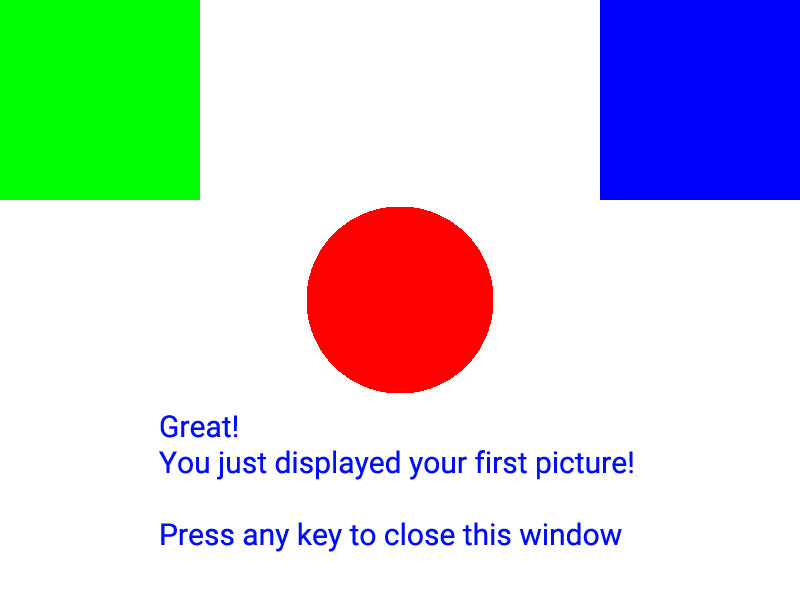
#> input picture AI_20231005-1006(Image data analyzing and refining)/[Dataset] Module 20 images/image001.jpg, 800 x 600 px, found by its file name
$ jupyter execute --allow-errors 'Introduction to Computer Vision.ipynb'   (text cells are left out)
#> lines starting #> are read from the running program, lines starting #| are printed output that depends on the picture; after the words box and inside, x2 and y2 are one past the last pixel; in counts of white or black regions, pixels touching at a corner belong together
[cell 1]
# !pip install opencv-python

[cell 2]
import cv2              # OpenCV 라이브러리 가져오기
import numpy as np      # Numpy 라이브러리 가져오기
import sys

print ("You have successfully installed OpenCV version "+cv2.__version__)
print ("Your version of Python is " + sys.version)

[cell 3]
img = cv2.imread("[Dataset] Module 20 images/image001.jpg")   # 이미지 파일을 메모리에 읽기
#> img is the input picture: shape (600, 800, 3); mean B, G, R 218.7, 215.5, 208.6
cv2.imshow("Image", img)                  # 해당 이미지 표시

cv2.waitKey(0)                            # 아무키나 누르면 이미지 표시창이 종료됩니다.
cv2.destroyAllWindows()

[cell 4]
print (img[:,:,2].shape) # 이미지에서 빨간색 채널(Red Channel)만 추출하여 해당 채널의 형태(크기)를 출력
#| (600, 800)
print (img[:,:,1].shape) # 이미지에서 녹색 채널(Red Channel)만 추출하여 해당 채널의 형태(크기)를 출력
#| (600, 800)
print (img[:,:,0].shape) # 이미지에서 파란색 채널(Red Channel)만 추출하여 해당 채널의 형태(크기)를 출력
#| (600, 800)
print (img[:,:,:].shape) # 이미지에서 빨간색 채널(Red Channel)만 추출하여 해당 채널의 형태(크기)를 출력
#| (600, 800, 3)

[cell 5]
import matplotlib.pyplot as plt

img_1 = cv2.imread("[Dataset] Module 20 images/image001.jpg")   # 이미지 파일을 메모리에 읽기
img_1 = cv2.cvtColor(img, cv2.COLOR_BGR2RGB)
#> (the rest of this cell did not finish here and is left out)

[cell 6]
# your code here


img = cv2.imread("[Dataset] Module 20 images/image001.jpg")
img_rgb = cv2.cvtColor(img, cv2.COLOR_BGR2RGB)
plt.imshow(img_rgb)
plt.title('image001')
plt.axis('off')  # x와 y 축의 표시를 없앱니다.
plt.show()

[cell 7]
camera = cv2.VideoCapture(0) #' 첫 번째' 카메라(웹캠)로 VideoCapture 객체 생성

while(True):
    ret, frame = camera.read()                              # 프레임 단위로 캡처
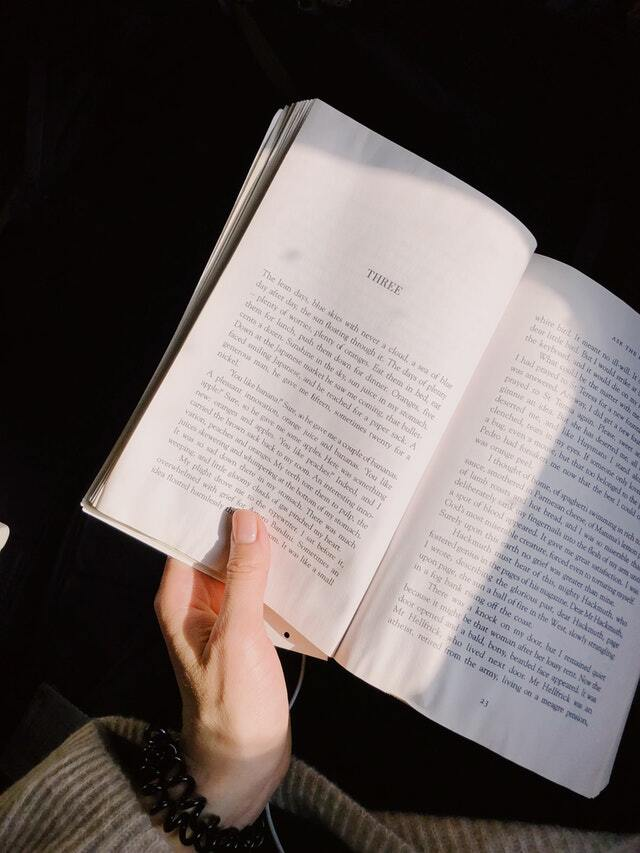
#> input picture AI_20231005-1006(Image data analyzing and refining)/[Dataset] Module 20 images/book.jpg, 640 x 853 px, given in place of the camera
#> frame is the input picture: shape (853, 640, 3); mean B, G, R 91, 92.5, 100.8
    cv2.imshow('Press Spacebar to Exit',frame)              # 프레임 표시

    if cv2.waitKey(1) & 0xFF == ord(' '):  # 스페이스바가 감지되면 중지
#> (key q is pressed here)
        break

camera.release()                           # 스페이스바가 감지된 후 창을 종료
cv2.destroyAllWindows()

[cell 8]
print(img.shape)          # 이 이미지의 크기는 얼마입니까?
#| (600, 800, 3)
                          # 너비, 높이, 채널은 수는?
                          # 힌트: 이미지는 Numpy 배열에서 (높이, 너비, 채널)로 표시됩니다.

[cell 9]
#일반적으로 RGB 값 순서이지만, openCV 에서는 B G R 순서이므로 이를 있지말자.
# 하양 : 255 255 255
# 레드 : 255 0  0
# 파랑 : 0  0  255
# 초록 : 0  255 0

# In Open CV
# 하양 : 255 255 255
# 레드 : 0   0  255
# 초록 : 0   255  0
# 파랑 : 255 0  0

[cell 10]
print(img[0,0])           # 배열의 인덱싱은 왼쪽위부터 (0, 0)으로 시작시작합니다.
#| [  0 255   0]
                          # 힌트: OpenCV에서 채널의 순서는 BGR 입니다.

[cell 11]
# your code here
                          # 힌트: 맨 오른쪽 픽셀은 800이 아니라 799입니다. Numpy 배열 인덱싱은 0부터 시작합니다.

[cell 12]
print(img[0,799])
#| [254   0   0]

[cell 13]
# your code here

[cell 14]
print(img[300,400])
#| [  0   0 254]

[cell 15]
img = cv2.imread("[Dataset] Module 20 images/image001.png")
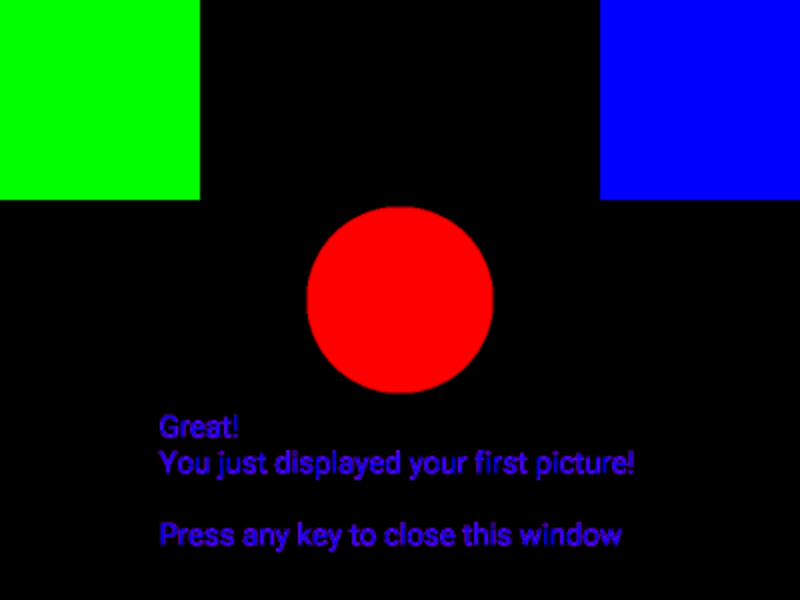
#> input picture AI_20231005-1006(Image data analyzing and refining)/[Dataset] Module 20 images/image001.png, 800 x 600 px, found by its file name
#> img is the input picture: shape (600, 800, 3); mean B, G, R 26.1, 21.2, 15.8
grey = cv2.cvtColor(img, cv2.COLOR_BGR2GRAY)  # 색상을 BGR에서 회색조로 변환
cv2.imshow("Grey",grey)

cv2.waitKey(0)                                # 아무 키나 누른 후 창 종료
cv2.destroyAllWindows()
# 2차원으로 데이터가 관리되는 것

[cell 16]
img_2 = cv2.imread("[Dataset] Module 20 images/image001.png")
grey = cv2.cvtColor(img_2, cv2.COLOR_BGR2GRAY)  # 색상을 BGR에서 회색조로 변환
plt.imshow(grey)
plt.show()

[cell 17]
print(grey.shape)
#| (600, 800)

[cell 18]
print(grey.shape)
#| (600, 800)

[cell 19]
print(grey[0,0])
#| 150

[cell 20]
#your code here          # 이미지의 오른쪽 상단 모서리의 색상은 무엇입니까?
                           # 원본 이미지의 결과와 무엇이 다른가요?

[cell 21]
print(grey[0,799])
#| 29

[cell 22]
# 오른쪽 상단에 있는 사각형의 픽셀 강도가 29임을 기억하십시오.
# 이제 29보다 큰 값을 가진 모든 것은 255(흰색)로 표시합니다.
# 이것은 임계값을 29로 설정하고 있음을 의미합니다.

ret,thresholded = cv2.threshold(grey,29,255,cv2.THRESH_BINARY)
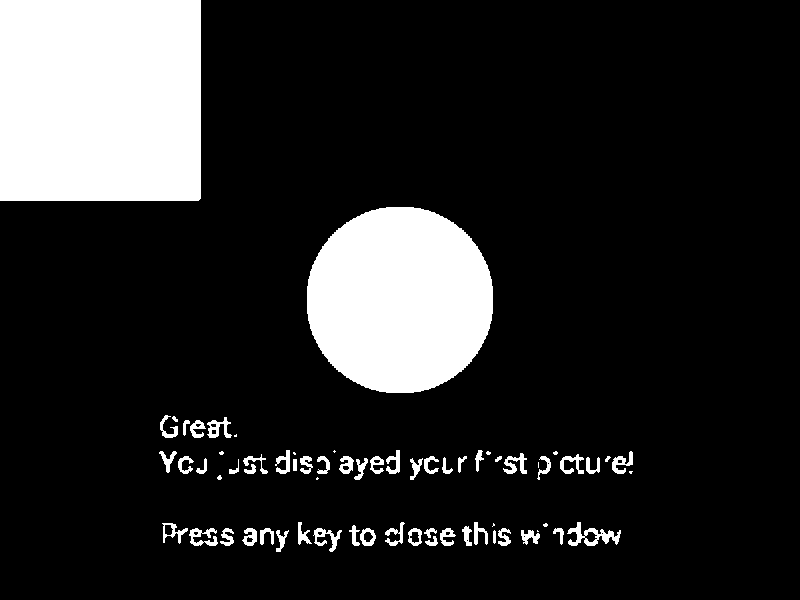
#> thresholded: shape (600, 800); 15.7% white; 68 white regions (13 under 20 px), largest, box (x1, y1, x2, y2) and area: (0, 0, 201, 201) 40398, (307, 207, 493, 393) 27616, (567, 522, 621, 546) 512
cv2.imshow("Thresholded",thresholded)

cv2.waitKey(0)                            # 아무 키나 누른 후 창 종료
cv2.destroyAllWindows()

[cell 23]
#your code here

cv2.waitKey(0)                             # 아무 키나 누른 후 창 종료
cv2.destroyAllWindows()

[cell 24]
ret,thresholded = cv2.threshold(grey,29,255,cv2.THRESH_BINARY_INV)    #we use cv2.THRESH_BINARY_INV instead of cv2.THRESH_BINARY
cv2.imshow("Thresholded",thresholded)

cv2.waitKey(0)                             # 아무 키나 누른 후 창 종료
cv2.destroyAllWindows()

[cell 25]
#your code here

cv2.waitKey(0)                             # 아무 키나 누른 후 창 종료
cv2.destroyAllWindows()

[cell 26]
ret,thresholded = cv2.threshold(grey,29,255,cv2.THRESH_BINARY_INV)

masked = cv2.bitwise_and(img, img, mask = thresholded) # bitwise연산 - 그림 2개 합치기/ binary = 이진수변환(흑 and 백 만 남음)
cv2.imshow("Masked", masked)

cv2.waitKey(0)                            # 아무 키나 누른 후 창 종료
cv2.destroyAllWindows()

[cell 27]
mask = img.copy()                         # 우리가 만들 마스크 이미지. 초기 이미지의 복사본으로 초기화합니다.
(b,g,r) = cv2.split(img)                  # BGR 이미지를  각 채널별로 분할하여 별도로 작업할 수 있습니다.
mask[(b==255)&(g==255)&(r==255)] = 0     # 흰색 배경(BGR 채널이 모두 255인 경우)을 0(검정색)으로 변경합니다.

cv2.imshow("Mask",mask)

cv2.waitKey(0)                            # 아무 키나 누른 후 창 종료
cv2.destroyAllWindows()

[cell 28]
cv2.imshow("Blue Mask",mask[:,:,0])       # 단어가 어떻게 파란색인지 주목하십시오.
cv2.waitKey(0)                            # 아무 키나 누른 후 창 종료
cv2.destroyAllWindows()

[cell 29]
cv2.imshow("Green Mask",mask[:,:,1])
cv2.waitKey(0)                            # 아무 키나 누른 후 창 종료
cv2.destroyAllWindows()

[cell 30]
cv2.imshow("Red Mask",mask[:,:,2])
cv2.waitKey(0)                           # 아무 키나 누른 후 창 종료
cv2.destroyAllWindows()

[cell 31]
mask[300:,:,1]=0                          # 이미지는 행렬임을 기억하십시오. 아래쪽 절반을 검은색(0)으로 만듭니다.
cv2.imshow("Green Mask",mask[:,:,1])
cv2.waitKey(0)                           # 아무 키나 누른 후 창 종료
cv2.destroyAllWindows()

[cell 32]
mask.shape

[cell 33]
cv2.imshow("Red Mask",mask[:,:,2])
cv2.waitKey(0)                            # 아무 키나 누른 후 창 종료
cv2.destroyAllWindows()

[cell 34]
#your code here
mask[410:,:,2] = 0 # 빨간색 주변 노이즈 제거해라
#> mask: shape (600, 800, 3); 3.51% of pixels changed, all inside (x1, y1, x2, y2) = (157, 413, 635, 553)
cv2.imshow("Red Mask",mask[:,:,2])
cv2.waitKey(0)                            # 아무 키나 누른 후 창 종료
cv2.destroyAllWindows()

[cell 35]
# 두번째 채널이 빨간색입니다. OpenCV에서 색공간은 (B,G,R)입니다.
masked = cv2.bitwise_and(img,img,mask=mask[:,:,2])
cv2.imshow("Circle",masked)

cv2.waitKey(0)                            # 아무 키나 누른 후 창 종료
cv2.destroyAllWindows()

[cell 36]
# 첫번째 채널이 녹색입니다. OpenCV에서 색공간은 (B,G,R)입니다.
masked = cv2.bitwise_and(img,img,mask=mask[:,:,1])
cv2.imshow("Left Green Rectangle",masked)
cv2.waitKey(0)                            # 아무 키나 누른 후 창 종료
cv2.destroyAllWindows()

[cell 37]
# 세번째 채널이 파란색입니다. OpenCV에서 색공간은 (B,G,R)입니다.
masked = cv2.bitwise_and(img,img,mask=mask[:,:,0])
cv2.imshow("Right Blue Rectangle",masked)
cv2.waitKey(0)                            # 아무 키나 누른 후 창 종료
cv2.destroyAllWindows()

[cell 38]
#your code here
mask[300:,:,0] = 0
#> mask: shape (600, 800, 3); mean B, G, R 21.2, 21.2, 14.6

cv2.waitKey(0)                            # 아무 키나 누른 후 창 종료
cv2.destroyAllWindows()

[cell 39]
image = cv2.imread("[Dataset] Module 20 images/image001.png")   # 이미지 파일을 메모리에 읽기
cv2.imshow("Image", image)                  # 해당 이미지 표시

cv2.waitKey(0)                            # 아무키나 누르면 이미지 표시창이 종료됩니다.
cv2.destroyAllWindows()

[cell 40]
image = mask

# 원하는 크기로 이미지를 조정합니다.
new_width = 800
new_height = 600
resized_image = cv2.resize(image, (new_width, new_height))

# 크기를 조정한 이미지를 저장하거나 활용할 수 있습니다.
cv2.imwrite('[Dataset] Module 20 images/image001.png', resized_image)
cv2.waitKey(0)
cv2.destroyAllWindows()

# 크기를 조정한 이미지의 크기를 확인합니다.
# print(resized_image.shape)

[cell 41]
img = cv2.imread('[Dataset] Module 20 images/image001.jpg')
resized = cv2.resize(img, (400,300)) # resize(img, (가로, 세로)
cv2.imshow("Resized", resized)

cv2.waitKey(0)
cv2.destroyAllWindows()

[cell 42]
#your code here
image = cv2.imread("[Dataset] Module 20 images/image001.jpg")   # 이미지 파일을 메모리에 읽기
cv2.imshow("Image", image)

cv2.waitKey(0)                                 # 아무 키나 누른 후 창 종료
cv2.destroyAllWindows()

[cell 43]
#your code here
mask.shape

[cell 44]
#your code here
img = cv2.imread("[Dataset] Module 20 images/image001.png")   # 이미지 파일을 메모리에 읽기
cv2.imshow("Image", img)

cv2.waitKey(0)                                 # 아무 키나 누른 후 창 종료
cv2.destroyAllWindows()

[cell 45]
#your code here
cv2.imshow("crop image",img[:300:, :, :])

cv2.waitKey(0)                            # 아무 키나 누른 후 창 종료
cv2.destroyAllWindows()

[cell 46]
#your code here
cv2.imshow("cropped top",img[:,400:, :])

cv2.waitKey(0)                             # 아무 키나 누른 후 창 종료
cv2.destroyAllWindows()

[cell 47]
greytest = cv2.imread("[Dataset] Module 20 images/image001_3contours.png",0)    # 해당 이미지 읽기
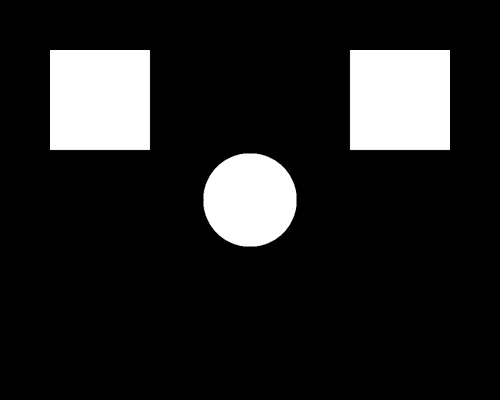
#> input picture AI_20231005-1006(Image data analyzing and refining)/[Dataset] Module 20 images/image001_3contours.png, 500 x 400 px, found by its file name
#> greytest is the input picture: shape (400, 500); min 0, max 255, mean 34.3
#> (the rest of this cell did not finish here and is left out)

[cell 48]
grey = cv2.cvtColor(img, cv2.COLOR_BGR2GRAY)

# 임계값을 적용합니다
(T, thresholded) = cv2.threshold(grey, 0, 255, cv2.THRESH_BINARY_INV | cv2.THRESH_OTSU)
#> thresholded: shape (600, 800); 86% white; 2 black regions, box (x1, y1, x2, y2) and area: (0, 0, 200, 200) 40000, (308, 208, 492, 392) 26984
#> T = 60
cv2.imshow("Thresholded",thresholded)

cv2.waitKey(0)                           # 아무 키나 누른 후 창 종료
cv2.destroyAllWindows()

[cell 49]
# 윤곽선을 찾아보자!
(cnts,_) = cv2.findContours(thresholded, cv2.RETR_EXTERNAL, cv2.CHAIN_APPROX_SIMPLE)
#> cnts = 1 item

mask = np.zeros(img.shape,dtype="uint8")  # 감지된 윤곽을 그리기 위한 빈 캔버스 만들기
for (i, c) in enumerate(cnts):
    cv2.drawContours(mask, [c], -1, (0,255,0), 1)
#> this loop made 1 pass
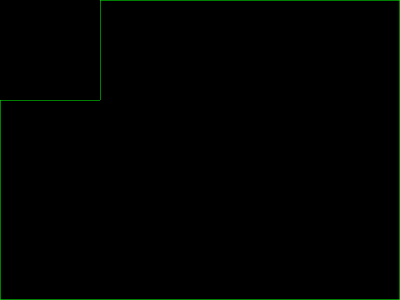
#> mask: shape (600, 800, 3) (shown at 1/2 size); mean B, G, R 0, 1.5, 0

cv2.imshow("Mask",mask)
cv2.waitKey(0)                            # 아무 키나 누른 후 창 종료
cv2.destroyAllWindows()


print("There are "+str(len(cnts))+" contours!")
#| There are 1 contours!

[cell 50]
grey = cv2.cvtColor(img, cv2.COLOR_BGR2GRAY)

# 임계값을 적용합니다
(T, thresholded) = cv2.threshold(grey, 0, 255, cv2.THRESH_BINARY_INV | cv2.THRESH_OTSU)
cv2.imshow("Thresholded",thresholded)

# 윤곽선을 찾아보자!
(cnts,_) = cv2.findContours(thresholded, cv2.RETR_EXTERNAL, cv2.CHAIN_APPROX_SIMPLE)
cnts = sorted(cnts, key=lambda cnts: cv2.boundingRect(cnts)[1])  # 윤곽선을 위에서 아래로 정렬합니다.

mask = cv2.merge([thresholded,thresholded,thresholded])  # 감지된 윤곽을 그리기 위한 캔버스 만들기
for (i, c) in enumerate(cnts):                           # https://docs.opencv.org/3.1.0/dd/d49/tutorial_py_contour_features.html
    #cv2.drawContours(mask, [c], -1, (255,255,255), -1)
    (x, y, w, h) = cv2.boundingRect(c)                   # 윤곽 경계 상자의 x,y 좌표를 가져옵니다.
    cv2.rectangle(mask, (x,y), (x+w,y+h), (0,0,255))     # 경계 상자를 빨간색으로 그립니다.

    cv2.putText(mask, ""+str(i+1), (x,y+28), cv2.FONT_HERSHEY_SIMPLEX, 0.25, (0,255,0), 1)
#> this loop made 1 pass
#> (x, y, w, h) on pass 1: (0, 0, 800, 600)
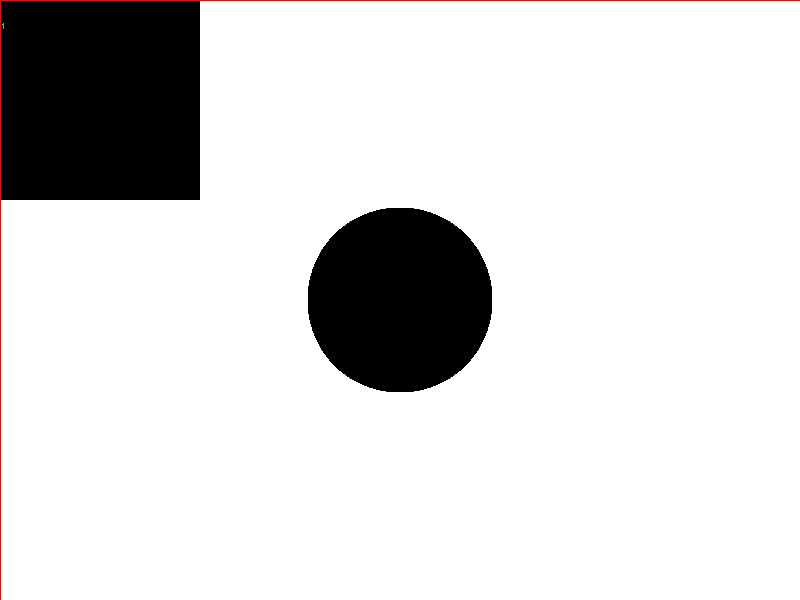
#> mask: shape (600, 800, 3); mean of channels 0, 1, 2 218.9, 218.9, 219.6; drawn as B, G, R

cv2.imshow("Mask",mask)
cv2.waitKey(0)                            # 아무 키나 누른 후 창 종료
cv2.destroyAllWindows()


print("There are "+str(len(cnts))+" contours!")
#| There are 1 contours!

[cell 51]
(T, thresholded) = cv2.threshold(grey, 0, 255, cv2.THRESH_BINARY_INV | cv2.THRESH_OTSU)
thresholded[410:,:]=0                     # 이미지 하단에 있는 텍스트를 제거합니다.
#> thresholded: shape (600, 800); 54.4% white; 3 black regions, box (x1, y1, x2, y2) and area: (0, 410, 800, 600) 152000, (0, 0, 200, 200) 40000, (308, 208, 492, 392) 26984
#cv2.imshow("Thresholded",thresholded)

# 윤곽선이 몇개인지 확인하기.
(cnts,_) = cv2.findContours(thresholded, cv2.RETR_EXTERNAL, cv2.CHAIN_APPROX_SIMPLE)

mask = np.zeros(thresholded.shape,dtype="uint8")
for (i, c) in enumerate(cnts):
    cv2.drawContours(mask, [c], -1, 255, -1)  # 마지막 매개변수는 윤곽선 두께를 정의합니다. -1은 윤곽선 내부를 채웁니다.
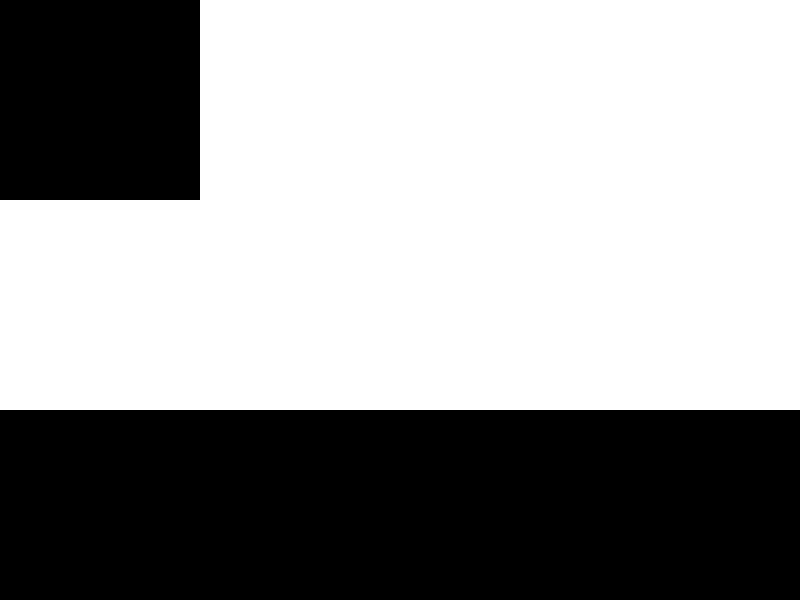
#> mask: shape (600, 800); 60% white; 2 black regions

cv2.imshow("Mask",mask)
cv2.imshow("Masked Image",cv2.bitwise_and(img,img,mask=mask))
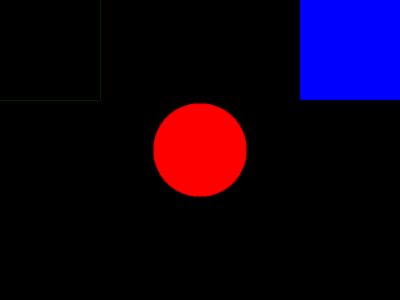
#> window 'Masked Image': shape (600, 800, 3) (shown at 1/2 size); mean B, G, R 21.2, 0.1, 14.6
cv2.waitKey(0)                             # 아무 키나 누른 후 창 종료
cv2.destroyAllWindows()


print("There are "+str(len(cnts))+" contours!")
#| There are 1 contours!

[cell 52]
greytest = cv2.imread("[Dataset] Module 20 images/image001_3contours.png",0)
contouroutlines = np.zeros(greytest.shape,dtype="uint8")

(cnts,_) = cv2.findContours(greytest, cv2.RETR_EXTERNAL, cv2.CHAIN_APPROX_SIMPLE)
#> cnts = 3 contours; box (x1, y1, x2, y2) and area: (349, 50, 450, 151) 10000, (50, 50, 151, 151) 10000, (203, 153, 297, 247) 6937

for (i, c) in enumerate(cnts):
    cv2.drawContours(contouroutlines, [c], -1, 255, 1)

    # 각 윤곽의 경계 상자 가져오기
    (x, y, w, h) = cv2.boundingRect(c)

    # 각 윤곽 주위에 직사각형 그리기 (즉, 경계 상자를 그립니다)
    cv2.rectangle(contouroutlines, (x, y), (x+w, y+h), (255,255,0), 2)

    # 각 윤곽에 "COUNTOUR <>"라는 텍스트 추가
    cv2.putText(contouroutlines, "Contour "+str(i+1), (x,y-10), cv2.FONT_HERSHEY_SIMPLEX, 0.5, (255, 255, 0), 2)
#> this loop made 3 passes
#> (c, x, y, w, h) on passes 2 to 3: ([[349, 50], [349, 150], [449, 150], [449, 50]], 349, 50, 101, 101), ([[50, 50], [50, 150], [150, 150], [150, 50]], 50, 50, 101, 101)
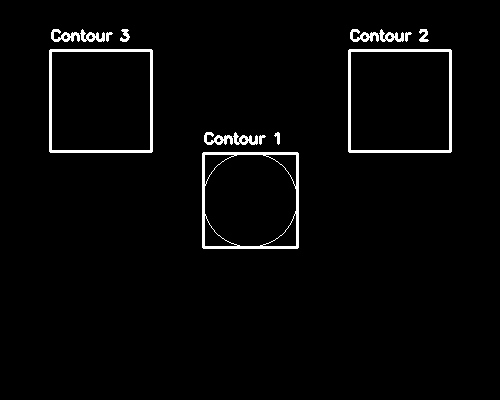
#> contouroutlines: shape (400, 500); 2.6% white; 15 white regions, largest, box (x1, y1, x2, y2) and area: (202, 152, 299, 249) 1296, (49, 49, 153, 153) 1208, (348, 49, 452, 153) 1208


cv2.imshow("Contour Outlines",contouroutlines)
cv2.waitKey(0)
cv2.destroyAllWindows()

print("There are "+str(len(cnts))+" contours!")
#| There are 3 contours!
#> (the rest of the program and of its run is left out)
